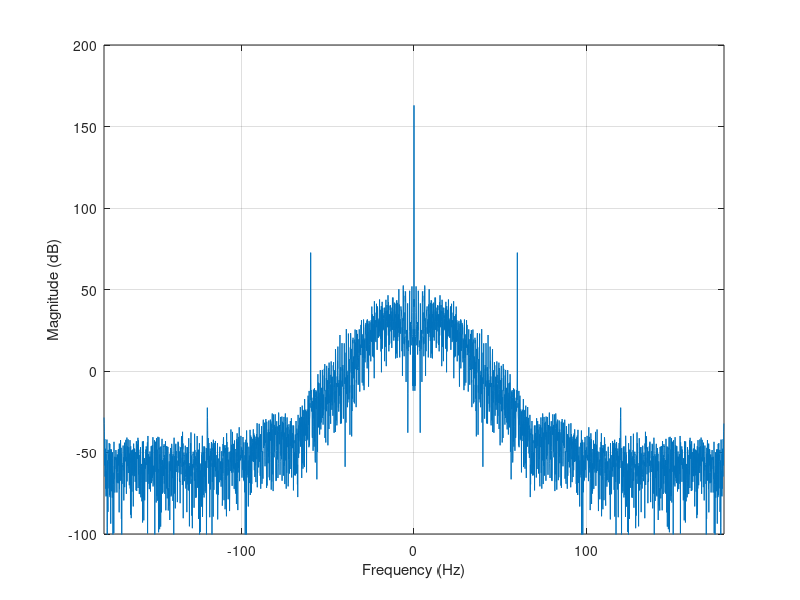

Reproduce this figure in MATLAB.
% Script: mexdt_8_5c.m
load noisyECG.mat
fs = 360;                           % Sampling rate used in ECG data
Xk = fft(x);                        % Compute FFT
magdB = 20*log(abs(fftshift(Xk)));  % dB magnitude spectrum
frq = [0:3599]/3600*fs-fs/2;        % Frequencies in Hz (from -fs/2 to fs/2)
plot(frq,magdB); grid               % Graph dB magnitude
axis([-180,180,-100,200]);
xlabel('Frequency (Hz)');
ylabel('Magnitude (dB)');
